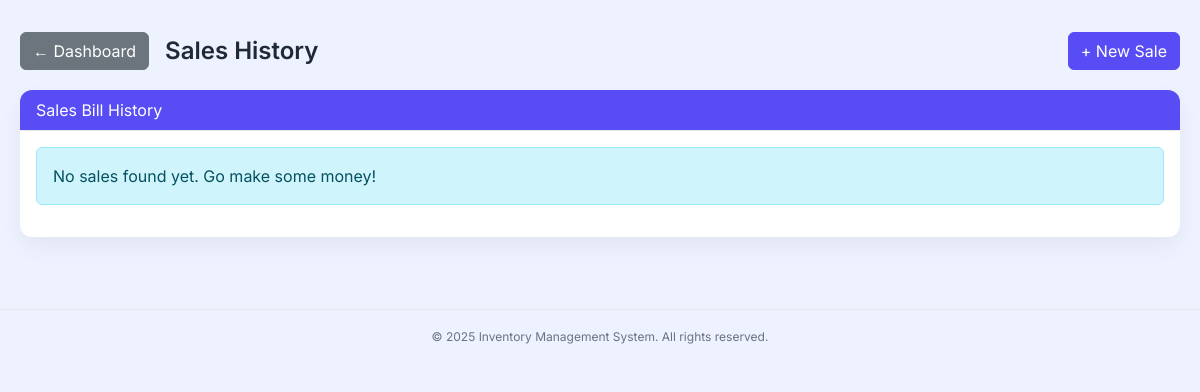
Page /features/sales_history.php on the earlier database version.
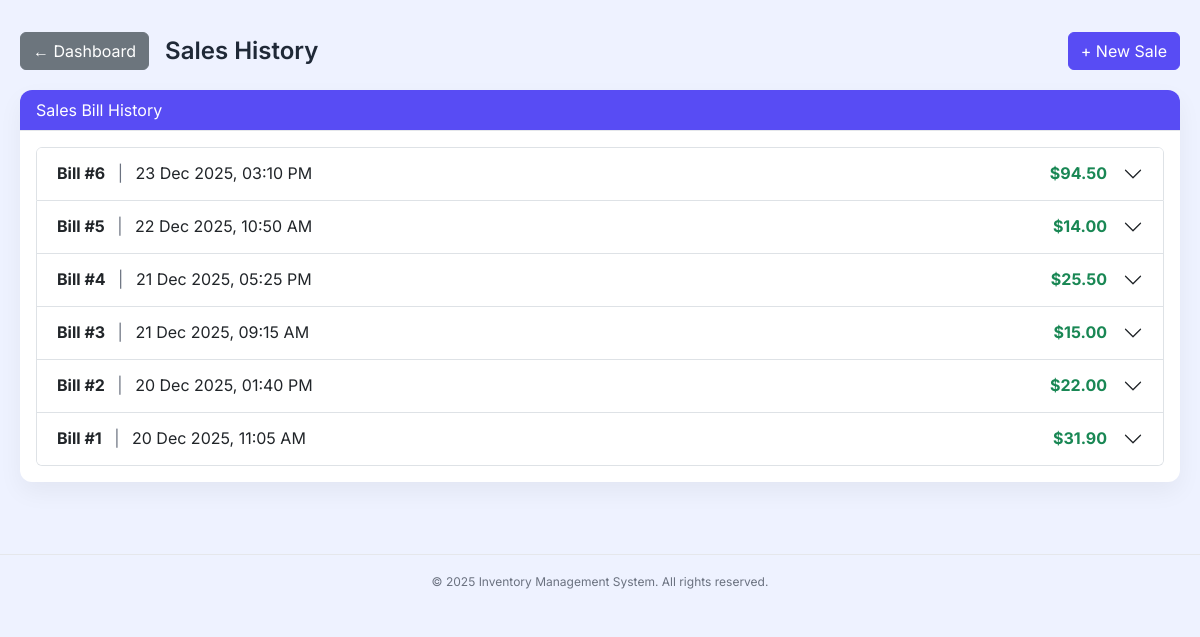
Same page on the later database version.
### tables this page shows
CREATE TABLE `bills` (
  `id` int(11) NOT NULL,
  `customer_name` varchar(100) DEFAULT 'Walk-in',
  `total_amount` decimal(10,2) NOT NULL,
  `bill_date` timestamp NOT NULL DEFAULT current_timestamp()
);

### features/sales_history.php (the view, shortened to what this page needs)
<?php
require '../connection/db.php';
$back_href = "../index.php";
?>
<!DOCTYPE html>
<html>
<head>
    <link href="https://cdn.jsdelivr.net/npm/bootstrap@5.3.0/dist/css/bootstrap.min.css" rel="stylesheet">
    <link href="../css/style.css" rel="stylesheet">
</head>
<body>
    <div class="history-container">
        <div class="page-header">
            <div class="d-flex align-items-center gap-3">
                <a href="<?= htmlspecialchars($back_href) ?>" class="btn btn-secondary">&larr; Dashboard</a>
                <h1 class="page-title">Sales History</h1>
            </div>
            <a href="sales.php" class="btn btn-primary">+ New Sale</a>
        </div>
        <div class="card">
            <div class="card-header header-purple">Sales Bill History</div>
            <div class="card-body">
                <div class="accordion" id="billsAccordion">
        <?php
        $stmt = $pdo->query("SELECT * FROM bills ORDER BY bill_date DESC");
        $bills = $stmt->fetchAll();
        if (count($bills) == 0) {
            echo "<div class='alert alert-info'>No sales found yet. Go make some money!</div>";
        }
        foreach ($bills as $bill):
            $bill_id = $bill['id'];
            $date = date("d M Y, h:i A", strtotime($bill['bill_date']));
        ?>
            <div class="accordion-item">
                <h2 class="accordion-header" id="heading<?= $bill_id ?>">
                    <button class="accordion-button collapsed" type="button" data-bs-toggle="collapse" data-bs-target="#collapse<?= $bill_id ?>">
                        <div class="d-flex w-100 justify-content-between me-3">
                            <span><strong>Bill #<?= $bill_id ?></strong> <span class="text-muted mx-2">|</span> <?= $date ?></span>
                            <span class="text-success fw-bold">$<?= number_format($bill['total_amount'], 2) ?></span>
                        </div>
                    </button>
                </h2>
            </div>
        <?php endforeach; ?>
                </div>
            </div>
        </div>
    </div>
    <?php require_once __DIR__ . '/../partials/footer.php'; ?>
</body>
</html>

Differences in the rows shown:
added bills: id "6", bill_date "23 Dec 2025, 03:10 PM", total_amount "94.50"
added bills: id "5", bill_date "22 Dec 2025, 10:50 AM", total_amount "14.00"
added bills: id "4", bill_date "21 Dec 2025, 05:25 PM", total_amount "25.50"
added bills: id "3", bill_date "21 Dec 2025, 09:15 AM", total_amount "15.00"
added bills: id "2", bill_date "20 Dec 2025, 01:40 PM", total_amount "22.00"
added bills: id "1", bill_date "20 Dec 2025, 11:05 AM", total_amount "31.90"
Other differences:
text no longer shown: "No sales found yet. Go make some money!"
